Frame 1 (no input): blank canvas, image omitted
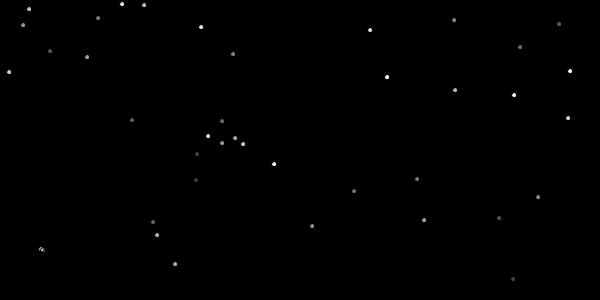
Frame 60 (the mouse pressed at the canvas centre just before this capture)
Frame 120 (the mouse held since frame 60 and released just before this capture): identical to frame 60, image omitted

The Processing sketch that drew this single still picture (run headless with seeded random() and noise(); from frame 60 on, the mouse is pressed at the canvas centre):

// Processing sketch: shining_star
// ── shining_star.pde
int x,y,num,alpha;
void setup()
{
  size(600,300);
  background(0);
  num=0;
  alpha=255;
}

void draw()
{
  fill(255,255,255,alpha);
  if(num<40)
  {
  x=int(random(600));
  y=int(random(300));
  ellipse(x,y,5,5);
  num++;
  alpha=alpha-5;
  }
}
